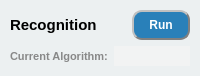
               <widget class="QWidget" name="widget_7" native="true">
                <property name="maximumSize">
                 <size>
                  <width>16777215</width>
                  <height>76</height>
                 </size>
                </property>
                <property name="styleSheet">
                 <string notr="true">background-color: rgb(236, 240, 241);</string>
                </property>
                <layout class="QVBoxLayout" name="verticalLayout_4">
                 <property name="leftMargin">
                  <number>0</number>
                 </property>
                 <property name="topMargin">
                  <number>10</number>
                 </property>
                 <property name="rightMargin">
                  <number>0</number>
                 </property>
                 <property name="bottomMargin">
                  <number>10</number>
                 </property>
                 <item>
                  <widget class="QWidget" name="widget_12" native="true">
                   <layout class="QHBoxLayout" name="horizontalLayout_6" stretch="2,1">
                    <property name="leftMargin">
                     <number>10</number>
                    </property>
                    <property name="topMargin">
                     <number>0</number>
                    </property>
                    <property name="rightMargin">
                     <number>10</number>
                    </property>
                    <property name="bottomMargin">
                     <number>0</number>
                    </property>
                    <item>
                     <widget class="QLabel" name="recognition_lab">
                      <property name="font">
                       <font>
                        <family>Arial</family>
                        <pointsize>11</pointsize>
                        <bold>true</bold>
                       </font>
                      </property>
                      <property name="text">
                       <string>Recognition</string>
                      </property>
                     </widget>
                    </item>
                    <item>
                     <widget class="QPushButton" name="discern_btn">
                      <property name="minimumSize">
                       <size>
                        <width>0</width>
                        <height>30</height>
                       </size>
                      </property>
                      <property name="font">
                       <font>
                        <family>Arial</family>
                        <bold>true</bold>
                       </font>
                      </property>
                      <property name="cursor">
                       <cursorShape>PointingHandCursor</cursorShape>
                      </property>
                      <property name="styleSheet">
                       <string notr="true">background-color:rgb(41, 128, 185);
color: rgb(255, 255, 255);
border-radius: 10px;
border: 2px groove gray;
border-style: outset;</string>
                      </property>
                      <property name="text">
                       <string>Run</string>
                      </property>
                     </widget>
                    </item>
                   </layout>
                  </widget>
                 </item>
                 <item>
                  <widget class="QWidget" name="widget_13" native="true">
                   <layout class="QHBoxLayout" name="horizontalLayout_7" stretch="1,4">
                    <property name="leftMargin">
                     <number>10</number>
                    </property>
                    <property name="topMargin">
                     <number>0</number>
                    </property>
                    <property name="rightMargin">
                     <number>10</number>
                    </property>
                    <property name="bottomMargin">
                     <number>0</number>
                    </property>
                    <item>
                     <widget class="QLabel" name="current_algorithm_lab">
                      <property name="font">
                       <font>
                        <family>Arial</family>
                        <pointsize>8</pointsize>
                        <bold>true</bold>
                       </font>
                      </property>
                      <property name="styleSheet">
                       <string notr="true">color: rgb(136, 136, 136);</string>
                      </property>
                      <property name="text">
                       <string>Current Algorithm:</string>
                      </property>
                     </widget>
                    </item>
                    <item>
                     <widget class="QLabel" name="algorithm_lab">
                      <property name="minimumSize">
                       <size>
                        <width>0</width>
                        <height>20</height>
                       </size>
                      </property>
                      <property name="maximumSize">
                       <size>
                        <width>16777215</width>
                        <height>20</height>
                       </size>
                      </property>
                      <property name="font">
                       <font>
                        <family>Arial</family>
                        <pointsize>8</pointsize>
                        <bold>true</bold>
                       </font>
                      </property>
                      <property name="styleSheet">
                       <string notr="true">color: rgb(136, 136, 136);
background-color: rgb(243, 243, 243,200);</string>
                      </property>
                      <property name="text">
                       <string/>
                      </property>
                     </widget>
                    </item>
                   </layout>
                  </widget>
                 </item>
                </layout>
               </widget>
